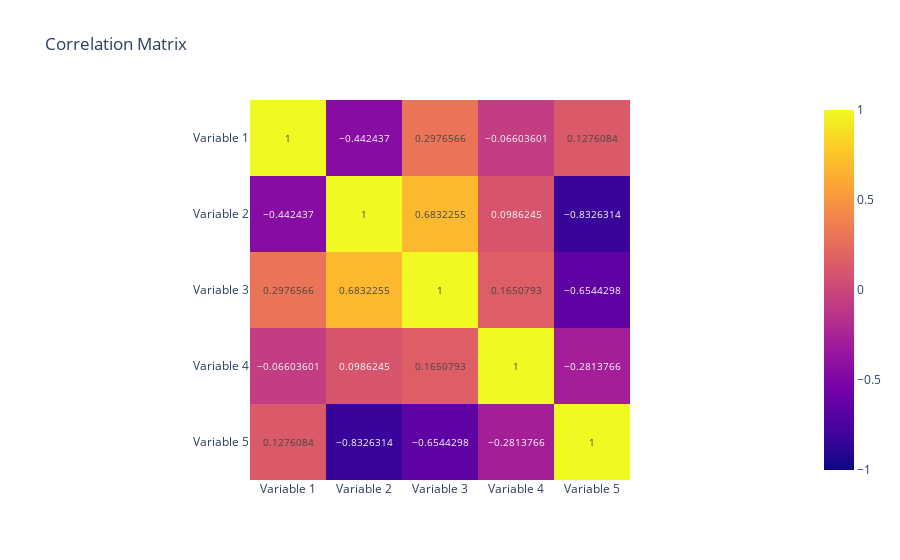

Notebook code for this chart:
### Markdown cell above
1. Visualize the correlation matrix using the function `imshow` with the arguments 
   - `text_auto` set to `True` 
   - `color_continuous_midpoing` set to 0.0
   - `range_color` set to `[-1,1]`

### Code cell
fig = px.imshow(correlation_matrix, text_auto=True, title="Correlation Matrix",                 
                color_continuous_midpoint = 0.0,
                range_color=[-1, 1],)
fig.show()

### Figure 1 — Plotly figure (JSON) as saved in the notebook; plotly's stock layout.template omitted (floating-point values rounded to 4 significant figures)
{"data": [{"coloraxis": "coloraxis", "hovertemplate": "x: %{x}<br>y: %{y}<br>color: %{z}<extra></extra>", "name": "0", "texttemplate": "%{z}", "type": "heatmap", "x": ["Variable 1", "Variable 2", "Variable 3", "Variable 4", "Variable 5"], "xaxis": "x", "y": ["Variable 1", "Variable 2", "Variable 3", "Variable 4", "Variable 5"], "yaxis": "y", "z": [[1, -0.4424, 0.2977, -0.06604, 0.1276], [-0.4424, 1, 0.6832, 0.09862, -0.8326], [0.2977, 0.6832, 1, 0.1651, -0.6544], [-0.06604, 0.09862, 0.1651, 1, -0.2814], [0.1276, -0.8326, -0.6544, -0.2814, 1]]}], "layout": {"coloraxis": {"cmax": 1, "cmid": 0, "cmin": -1, "colorscale": [[0, "#0d0887"], [0.1111, "#46039f"], [0.2222, "#7201a8"], [0.3333, "#9c179e"], [0.4444, "#bd3786"], [0.5556, "#d8576b"], [0.6667, "#ed7953"], [0.7778, "#fb9f3a"], [0.8889, "#fdca26"], [1, "#f0f921"]]}, "title": {"text": "Correlation Matrix"}, "xaxis": {"anchor": "y", "constrain": "domain", "domain": [0, 1], "scaleanchor": "y"}, "yaxis": {"anchor": "x", "autorange": "reversed", "constrain": "domain", "domain": [0, 1]}}}
